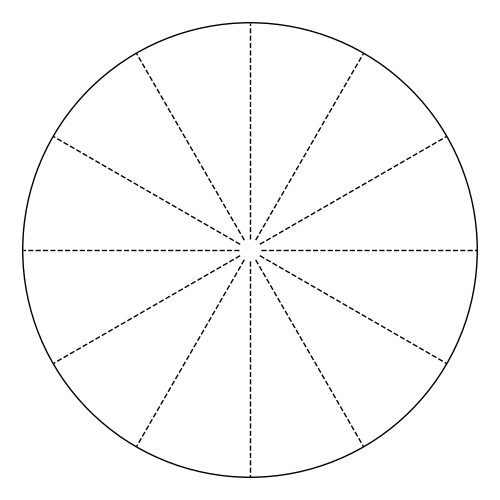
#> input picture stimuli/sector_grid_pilot.png, 500 x 500 px; the run also reads 1 picture not shown here
$ python build_participant_figures.py
#> lines starting #> are read from the running program, lines starting #| are printed output that depends on the picture
"""Build participant teaching figures from the experiment's actual PNG assets.

Run from any directory with the project's Python environment. Teaching diagrams
use a simplified background; their printed size is not a visual-angle calibration.
"""

import math
from pathlib import Path

import matplotlib

matplotlib.use("Agg")
import matplotlib.pyplot as plt
from matplotlib.patches import Arc, Circle
from PIL import Image


ROOT = Path(__file__).resolve().parents[1]
OUT = Path(__file__).resolve().parent / "participant_figures"
OUT.mkdir(exist_ok=True)
INK = "#21313f"
BLUE = "#246b9e"
plt.rcParams.update({"font.family": "DejaVu Sans", "font.size": 12,
                     "text.color": INK, "axes.titlecolor": INK,
                     "savefig.facecolor": "white"})
GRIDS = {"sector": "sector_grid_pilot.png", "vertical": "vertical_bar_grid.png",
         "horizontal": "horizontal_bar_grid.png"}


def target(ax, radius=0.018):
    ax.add_patch(Circle((0, 0), radius, color="white", zorder=6))
    ax.add_patch(Circle((0, 0), radius * 5 / 8, color="green", zorder=7))


def screen(ax, kind="sector", position=None, opacity=1):
    ax.set_aspect("equal")
    ax.set_xlim(-1.31, 1.31)
    ax.set_ylim(-1.31, 1.31)
    ax.axis("off")
    ax.add_patch(Circle((0, 0), 1.10, color="#d8d8d8", zorder=0))
    grid = Image.open(ROOT / "stimuli" / GRIDS[kind])
    ax.imshow(grid, extent=(-1.1, 1.1, -1.1, 1.1), zorder=1)
    if position is not None:
        directory = "sectors_pilot" if kind == "sector" else f"{kind}_bars"
        prefix = "sector" if kind == "sector" else f"{kind}_bar"
        mask = Image.open(ROOT / "stimuli" / directory / f"{prefix}_{position:02d}.png")
        ax.imshow(mask, extent=(-1.1, 1.1, -1.1, 1.1), alpha=opacity, zorder=2)
    target(ax)


def save(fig, name):
    fig.savefig(OUT / name, dpi=200, bbox_inches="tight", pad_inches=0.08)
    plt.close(fig)


def curved_direction(ax, clockwise):
    theta1, theta2 = (15, 75) if clockwise else (105, 165)
    ax.add_patch(Arc((0, 0), 2.35, 2.35, theta1=theta1, theta2=theta2,
                     color=BLUE, lw=2.2))
    end_angle = theta1 if clockwise else theta2
    before = end_angle + 9 if clockwise else end_angle - 9
    def point(deg):
        rad = math.radians(deg)
        return 1.175 * math.cos(rad), 1.175 * math.sin(rad)
    ax.annotate("", xy=point(end_angle), xytext=point(before),
                arrowprops={"arrowstyle": "-|>", "color": BLUE, "lw": 2.2})


# 1. A fixation target in context, and a clearly marked enlarged view.
fig, axes = plt.subplots(1, 2, figsize=(9, 2.3))
for ax in axes:
    ax.set_aspect("equal")
    ax.axis("off")
axes[0].set_xlim(-2.3, 2.3)
axes[0].set_ylim(-1.2, 1.2)
axes[0].add_patch(plt.Rectangle((-2.2, -1.05), 4.4, 2.1, color="#a0a0a0"))
target(axes[0], radius=0.065)
axes[0].set_title("Keep your gaze at the centre", fontsize=12)
axes[1].set_xlim(-1.9, 1.9)
axes[1].set_ylim(-1.2, 1.2)
axes[1].add_patch(plt.Rectangle((-1.8, -1.05), 3.6, 2.1, color="#a0a0a0"))
target(axes[1], radius=0.60)
axes[1].annotate("White outer ring", xy=(0.47, 0.30), xytext=(0.85, 0.75),
                 fontsize=10, ha="center", arrowprops={"arrowstyle": "-", "color": INK})
axes[1].annotate("Green centre", xy=(0.05, -0.1), xytext=(1.0, -0.75),
                 fontsize=10, ha="center", arrowprops={"arrowstyle": "-", "color": INK})
axes[1].set_title("Enlarged fixation target", fontsize=12)
fig.subplots_adjust(wspace=0.08)
save(fig, "01_fixation.png")
#> in save, `fig.savefig(OUT / name, dpi=200, bbox_inches="tight", pad_inches=0.08)`:
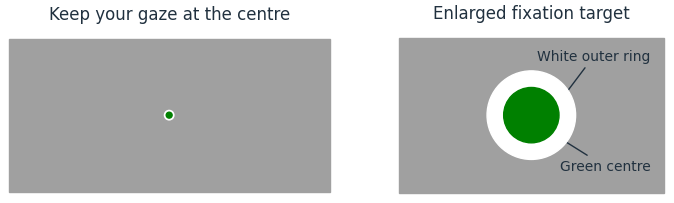
#> figure drawn by matplotlib, 2 panels

# 2. Fixed trial order, with actual starting masks and movement directions.
fig, axes = plt.subplots(1, 4, figsize=(11, 3.3))
items = [("sector", 2, "1. Clockwise sector", "Start at top"),
         ("vertical", 0, "2. Vertical bar", "Left to right, then back"),
         ("horizontal", 0, "3. Horizontal bar", "Bottom to top, then back"),
         ("sector", 2, "4. Counterclockwise sector", "Start at top")]
for i, (ax, (kind, position, title, subtitle)) in enumerate(zip(axes, items)):
    screen(ax, kind, position)
#> in screen, grid is the input picture: PIL image 500x500 RGBA; mean R, G, B, A 244.9, 244.9, 244.9, 4.6
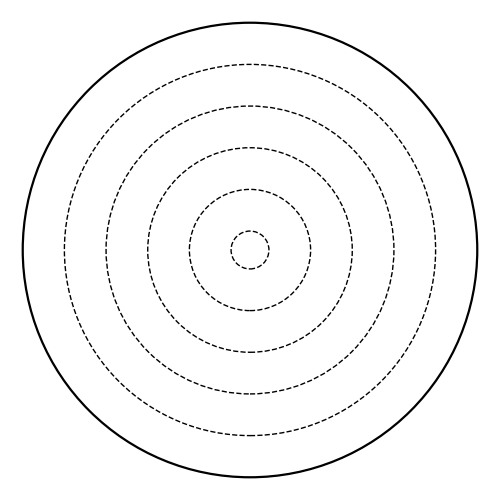
#> input picture stimuli/ring_grid.png, 500 x 500 px, given in place of sector_02.png, which was not available
#> in screen, mask is the input picture: PIL image 500x500 RGBA; mean R, G, B, A 242.6, 242.6, 242.6, 6.5
    ax.set_title(title, fontsize=10.5, fontweight="bold", pad=10)
    ax.text(0, -1.42, subtitle, ha="center", fontsize=9)
    if kind == "sector":
        curved_direction(ax, clockwise=i == 0)
    elif kind == "vertical":
        ax.annotate("", xy=(0.65, -1.17), xytext=(-0.65, -1.17),
                    arrowprops={"arrowstyle": "<->", "color": BLUE, "lw": 2})
    else:
        ax.annotate("", xy=(1.16, 0.65), xytext=(1.16, -0.65),
                    arrowprops={"arrowstyle": "<->", "color": BLUE, "lw": 2})
fig.subplots_adjust(wspace=0.15)
save(fig, "02_trial_order.png")
#> call 2 of save, with name = '02_trial_order.png'
#> in save (call 2), `fig.savefig(OUT / name, dpi=200, bbox_inches="tight", pad_inches=0.08)`:
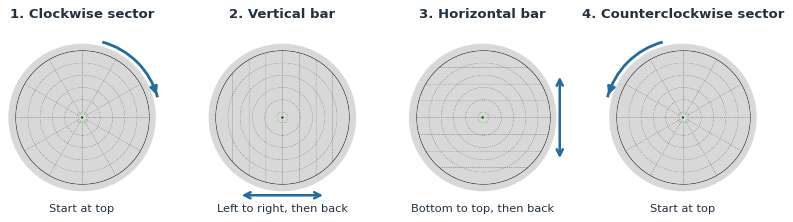
#> figure drawn by matplotlib, 4 panels

# 3. Every cued sector position, beginning at the top in either direction.
fig, axes = plt.subplots(1, 2, figsize=(9, 4.2))
for ax, clockwise in zip(axes, (True, False)):
    screen(ax, "sector", 2)
    for i in range(12):
        angle = math.radians(90 + (-30 if clockwise else 30) * i)
        ax.text(1.19 * math.cos(angle), 1.19 * math.sin(angle), str(i + 1),
                ha="center", va="center", fontsize=11, fontweight="bold", color=BLUE)
    ax.set_title("Clockwise: first trial" if clockwise else "Counterclockwise: last trial",
                 fontsize=13, pad=18)
fig.subplots_adjust(wspace=0.2)
save(fig, "03_sector_directions.png")
#> call 3 of save, with name = '03_sector_directions.png'
#> in save (call 3), `fig.savefig(OUT / name, dpi=200, bbox_inches="tight", pad_inches=0.08)`:
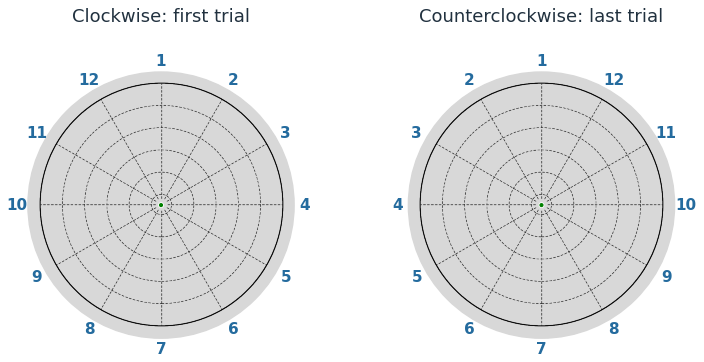
#> figure drawn by matplotlib, 2 panels

# 4. Complete bar cycles: seven positions, one outside step, return, outside.
sequence = [None, *range(7), None, *range(6, -1, -1), None]
fig, axes = plt.subplots(4, 9, figsize=(13, 7.1))
for kind_index, kind in enumerate(("vertical", "horizontal")):
    axes[kind_index * 2 + 1, -1].axis("off")
    for i, position in enumerate(sequence):
        ax = axes[kind_index * 2 + i // 9, i % 9]
#> (the run stopped early here; a loop or call above may not have finished)
